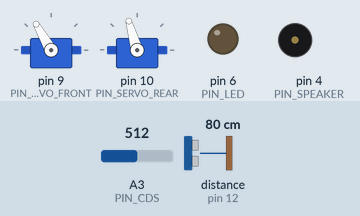
Simulated run of this sketch. Board: Arduino Uno, built with avr-gcc and run on an emulated ATmega328P. Shown: 2 × servo, output pins drawn as LEDs (lit = HIGH), buzzer (waves = sounding). Wiring (inferred from the names in the program): ultrasonic range finder: trigger pin 11; echo pin 12. The inputs (shaded band) are chosen by the test bench; at power-on: distance to the obstacle (sensor on pin 12) 80 cm, A3 (PIN_CDS) = 512. The echo pulse lasts 58.3 µs per cm; pins used as bus, display or sensor lines are not drawn.

Above: at 4.0 s.
4.1 s: distance to the obstacle (sensor on pin 12) set to 18 cm
At 4.8 s:
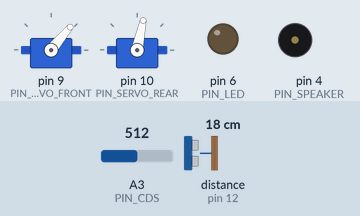
7.1 s: distance to the obstacle (sensor on pin 12) set to 14 cm
At 7.78 s:
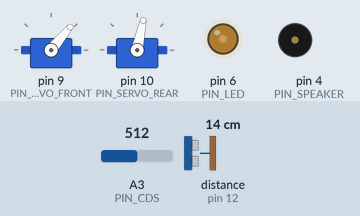
At 8.4 s:
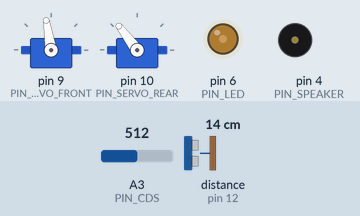
10.1 s: distance to the obstacle (sensor on pin 12) set to 2 cm
Timing chart, 0 to 65.6 s (numbered marks = the images above; inputs shaded):
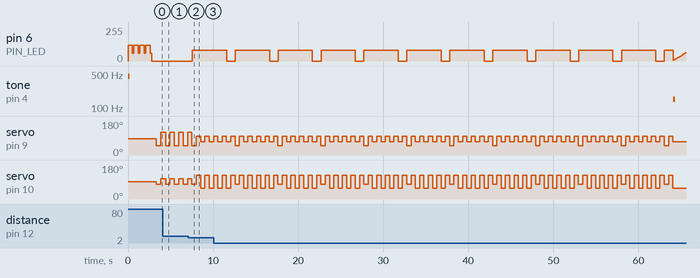

Measured:
- the behaviour switches between 16 and 15 cm on distance to the obstacle (sensor on pin 12) (found by bisection; images 1 and 2)
- after the input at 7.1 s, pin 6 (PIN_LED): 0/255 → 80/255 after 0.44 s
- by itself, pin 6 (PIN_LED): repeats every 0.70 s: 120/255 0.50 s, 60/255 0.20 s, until it stays 0/255 from 2.8 s
- by itself, servo on pin 9 (PIN_SERVO_FRONT): repeats every 5.0 s: 99° 0.50 s, 71° 0.50 s, 99° 0.51 s, 50° 0.51 s, 3 × (99° 0.50 s, 71° 0.50 s)
- by itself, servo on pin 10 (PIN_SERVO_REAR): repeats every 5.0 s: 127° 0.50 s, 57° 0.50 s, 127° 0.51 s, 78° 0.51 s, 3 × (127° 0.50 s, 57° 0.50 s)

The sketch:

littledog.ino
```cpp
// (licence header left out)
#define _NO_DEBUG_
#include <Servo.h>

// Adjust these to center your servos
#define LEG_FRONT_CENTER 85
#define LEG_REAR_CENTER 92
// Adjust this to define how far a full step swings the leg
#define GAIT_RANGE 70

const int LEGS_FRONT_LEFT_FULL = LEG_FRONT_CENTER - (GAIT_RANGE / 2);
const int LEGS_FRONT_RIGHT_FULL = LEG_FRONT_CENTER + (GAIT_RANGE / 2);

const int LEGS_REAR_LEFT_FULL = LEG_REAR_CENTER - (GAIT_RANGE / 2);
const int LEGS_REAR_RIGHT_FULL = LEG_REAR_CENTER + (GAIT_RANGE / 2);

const byte LEGS_FRONT_LEFT_PART = LEG_FRONT_CENTER - (GAIT_RANGE / 5);
const byte LEGS_FRONT_RIGHT_PART = LEG_FRONT_CENTER + (GAIT_RANGE / 5);

const byte LEGS_REAR_LEFT_PART = LEG_REAR_CENTER - (GAIT_RANGE / 5);
const byte LEGS_REAR_RIGHT_PART = LEG_REAR_CENTER + (GAIT_RANGE / 5);

Servo frontservo, backservo;

// Set this to control how long we roam after activity before going to sleep
#define WAKE_DURATION 61000
#define SLEEP_INTERVAL 100

#define SNORE_DURATION 250
#define SNORE_TONE 150

#define CHIRP_DURATION 200
#define CHIRP_TONE 450

#define BEEP_DURATION 300
#define BEEP_TONE 300

#define PING_SAMPLES 5
#define LIGHT_SAMPLES 5
#define PING_MAX_DISTANCE 100

// Define which pins each of our sensors and actuators are connected to
#define PIN_SERVO_FRONT 9
#define PIN_SERVO_REAR 10
#define PIN_LED 6
#define PIN_PING_TRIGGER 11
#define PIN_PING_ECHO 12
#define PIN_CDS A3
#define PIN_SPEAKER 4

#define DELAY_POST_STEP_MS 15
#define DELAY_PRE_STEP_MS 485

int sleeping_, led_shining_;

unsigned long int awake_until_;
unsigned long int led_shine_until_;


unsigned long int light_asof_, distance_asof_;

int led_level_;
bool led_pulsing_;
bool led_dir_;
#define LED_OFF 0
#define LED_MIN 5
#define LED_MAX 80
#define LED_STEP 4
#define LED_STEP_DURATION 80
#define LED_BLINK_DURATION 4000
unsigned long int led_step_at;

#define default_distance 100
int distance_, prev_distance_;

// {forward leg's servo's position, rear leg's servo's position, ...}
char no_steps[] = {};
char forwards_steps[] =   {
  LEGS_FRONT_LEFT_FULL, LEGS_REAR_LEFT_PART, LEGS_FRONT_RIGHT_FULL, LEGS_REAR_RIGHT_PART, LEGS_FRONT_LEFT_FULL, LEGS_REAR_LEFT_PART, LEGS_FRONT_RIGHT_FULL, LEGS_REAR_RIGHT_PART
};
char backwards_steps[] =  {
  LEGS_FRONT_RIGHT_PART, LEGS_REAR_RIGHT_FULL, LEGS_FRONT_LEFT_PART, LEGS_REAR_LEFT_FULL, LEGS_FRONT_RIGHT_PART, LEGS_REAR_RIGHT_FULL, LEGS_FRONT_LEFT_PART, LEGS_REAR_LEFT_FULL
};
char turn_fwd_steps[] =   {
  LEGS_FRONT_LEFT_FULL, LEGS_REAR_LEFT_PART, LEGS_FRONT_LEFT_FULL, LEGS_REAR_RIGHT_FULL, LEGS_FRONT_RIGHT_FULL, LEGS_REAR_RIGHT_PART, LEGS_FRONT_LEFT_PART, LEGS_REAR_RIGHT_PART
};
char *current_gait = no_steps;

int step_seq;
int steps_since_reversal, steps_since_forward, steps_since_turn;

int walking_direction_;
#define FORWARDS 0
#define BACKWARDS 1
#define TURNING 2

#define THRESHOLD_LIGHT_CHANGE 150

int light_, prev_light_;

#define THRESHOLD_DISTANCE_CHANGED 40
#define THRESHOLD_AVOIDANCE_CM  15
#define LIMIT_BACKWARDS 8
#define LIMIT_TURNING 8

void setSensorBaseLevels() {
  prev_light_ = light_ = getLightLevel();
  prev_distance_ = distance_ = getDistance();
}

void snore() {
  noTone(PIN_SPEAKER);
  tone(PIN_SPEAKER, SNORE_TONE, SNORE_DURATION);
}

void sleepUntilWoken() {
  setSensorBaseLevels();
  snore();
  startLedPulsing();
  sleeping_ = true;
  while (sleeping_) {
    delay(SLEEP_INTERVAL);
    periodicRefresh();
    if (activityDetected()) {
      wakeUp();
    }
  }
}

void setGoToSleepTime() {
  awake_until_ = millis() + WAKE_DURATION;
}

boolean isTimeToSleep() {
  return (awake_until_ != 0 && awake_until_ < millis());
}

void periodicRefresh() {
  refreshSensors();
  expireLed();
}

void wakeUp() {
  sleeping_ = false;
  chirp();
  blinkLed();
}

void refreshSensors() {
  prev_light_ = light_;
  light_ = getLightLevel();
  light_asof_ = millis();

  prev_distance_ = distance_;
  distance_ = getDistance();
  distance_asof_ = millis();
}

int getLightLevel() {
  int sum = 0, min = 9999, max = -1;
  for (int i = 0; i < LIGHT_SAMPLES; i++) {
    int sample = analogRead(PIN_CDS);
    if (sample < min) min = sample;
    if (sample > max) max = sample;
    sum += sample;
  }
  sum -= (min + max);
  return (sum / (LIGHT_SAMPLES - 2));
}

int getDistance() {
  int sum = 0, min = 9999, max = -1;
  for (int i = 0; i < PING_SAMPLES; i++) {
    int sample = getPing();
    if (sample < min) min = sample;
    if (sample > max) max = sample;
    sum += sample;
  }
  sum -= (min + max);
  return (sum / (PING_SAMPLES - 2));
}

boolean isLightLevelChanged() {
  boolean changed = abs(light_ - prev_light_) > THRESHOLD_LIGHT_CHANGE;
  #ifdef DEBUG_
  Serial.print("light: ");
  Serial.print(prev_light_);
  Serial.print(" --> ");
  Serial.print(light_);
  Serial.print(" ");
  Serial.print(abs(light_ - prev_light_));
  Serial.print(" == ");
  Serial.println(changed ? "***CHANGE***" : "");
  #endif
  return changed;
}

boolean isDistanceChanged() {
  return (abs(distance_ - prev_distance_) > THRESHOLD_DISTANCE_CHANGED);
}

boolean  activityDetected() {
  if (isLightLevelChanged()) {
    return true;
  }
  if (isDistanceChanged()) {
    return true;
  }
  return false;
}

int getPing() {
  digitalWrite(PIN_PING_TRIGGER, LOW);
  delayMicroseconds(2);
  digitalWrite(PIN_PING_TRIGGER, HIGH);
  delayMicroseconds(10);

  digitalWrite(PIN_PING_TRIGGER, LOW);

  int duration = pulseIn(PIN_PING_ECHO, HIGH);

  if (duration <= 0) {
     return 0;
  }
  //Calculate the distance (in cm) based on the speed of sound.
  float HR_dist = duration/58.2;
  #ifdef DEBUG_
  Serial.print("ping: ");
  Serial.println(HR_dist);
  #endif
  return min(HR_dist,PING_MAX_DISTANCE);
}

void startLedPulsing() {
  #ifdef DEBUG_
  Serial.println("LED pulsing ");
  #endif
  led_level_ = LED_MIN;
  led_dir_ = 1;
  led_step_at = 0;
  analogWrite(PIN_LED, led_level_);
  led_pulsing_ = true;
  led_shining_ = false;
}

void stopLedPulsing() {
  #ifdef DEBUG_
  Serial.println("LED stop pulsing ");
  #endif
  led_level_ = LED_OFF;
  analogWrite(PIN_LED, led_level_);
  led_pulsing_ = false;
}

void beep() {
  noTone(PIN_SPEAKER);
  tone(PIN_SPEAKER, BEEP_TONE, BEEP_DURATION);
  #ifdef DEBUG_
  Serial.println("beep");
  #endif
}


void chirp() {
  noTone(PIN_SPEAKER);
  tone(PIN_SPEAKER, CHIRP_TONE, CHIRP_DURATION);
  #ifdef DEBUG_
  Serial.println("beep");
  #endif
}

void blinkLed() {
  stopLedPulsing();
  analogWrite(PIN_LED, LED_MAX);
  #ifdef DEBUG_
  Serial.println("blink");
  #endif
  led_shining_ = 1;
  led_shine_until_ = millis() + LED_BLINK_DURATION;
}

void stopLedShining() {
  #ifdef DEBUG_
  Serial.println("LED stop shining ");
  #endif
  led_shine_until_ = 0;
  analogWrite(PIN_LED, LED_OFF);
  led_shining_ = 0;
}

void expireLed() {
  if (led_shining_) {
    if (led_shine_until_ > 0 && led_shine_until_ <  millis()) {
      stopLedShining();
    }
    return;
  }

  if (!led_pulsing_) {
    return;
  }

  if (millis() <= led_step_at) {
    return;
  }
  led_step_at = millis() + LED_STEP_DURATION;

  if (led_dir_) {
    if (led_level_ < LED_MAX) {
      led_level_ += LED_STEP;
    }
    else {
      led_dir_ = false;
    }
  }
  else {
    if (led_level_ > LED_MIN) {
      led_level_ -= LED_STEP;
    }
    else {
      led_dir_ = true;
    }
  }
  analogWrite(PIN_LED, led_level_);
}

void setup() {
  #ifdef DEBUG_
  Serial.begin(115200);
  Serial.println("setup");
  #endif
  pinMode(PIN_LED, OUTPUT);
  pinMode(PIN_PING_TRIGGER, OUTPUT);
  pinMode(PIN_SPEAKER, OUTPUT);
  pinMode(PIN_PING_ECHO, INPUT);
  pinMode(PIN_CDS, INPUT);
  chirp();
  for (int i = 0; i < 4; i++) {
    analogWrite(PIN_LED, 120);
    delay(500);
    analogWrite(PIN_LED, 60);
    delay(200);
  }
  frontservo.attach(PIN_SERVO_FRONT);
  backservo.attach(PIN_SERVO_REAR);
  frontservo.write(LEG_FRONT_CENTER);
  backservo.write(LEG_REAR_CENTER);

  walking_direction_ = FORWARDS;
  step_seq = 0;
  steps_since_reversal = 0;
  steps_since_forward = 0;
  steps_since_turn = 0;
  led_shining_ = false;
  startLedPulsing();
  #ifdef DEBUG_
  Serial.println("/setup");
  #endif
  setGoToSleepTime();
}
void loop() {
  if (isTimeToSleep()) {
    sleepUntilWoken();
    setGoToSleepTime();
  } else {
    roamUntilSleep();
  }
}

void roamUntilSleep() {
  stopLedPulsing();
  stopLedShining();
  while (!isTimeToSleep()) {
    periodicRefresh();
    takeNextStep();
  }
}

void takeNextStep() {
  delay(DELAY_PRE_STEP_MS);
  #ifdef DEBUG_
  Serial.print("walking direction ");
  Serial.println(walking_direction_);
  #endif

  // Handle walking while in a sequence
  switch (walking_direction_) {
    case FORWARDS:
      #ifdef DEBUG_
      Serial.println("walking fwd");
      #endif
      stopLedPulsing();
      stopLedShining();
      current_gait = forwards_steps;
      break;
    case BACKWARDS:
      #ifdef DEBUG_
      Serial.println("walking bwd");
      #endif
      current_gait = backwards_steps;
      break;
    case TURNING:
      #ifdef DEBUG_
      Serial.println("turning");
      #endif
      current_gait = turn_fwd_steps;
      break;
  }
  frontservo.write(current_gait[2 * step_seq]);
  backservo.write(current_gait[(2 * step_seq) + 1]);

  delay(DELAY_POST_STEP_MS);

  step_seq += 1;
  steps_since_reversal += 1;
  steps_since_forward += 1;
  steps_since_turn += 1;

  // There are only 4 steps in a sequence
  if (step_seq > 3) {
    step_seq = 0;
  }

  // If there's proximity and we're going forward, start backing up, turn off the LED
  if (walking_direction_ == FORWARDS && getDistance() <= THRESHOLD_AVOIDANCE_CM) {
    #ifdef DEBUG_
    Serial.println("backing up");
    #endif
    walking_direction_ = BACKWARDS;
    steps_since_reversal = 0;
    step_seq = 0;
    blinkLed();
    //beep();
  }

  // If we're going backwards, limit how long we back up and then blink the LED
  if (walking_direction_ == BACKWARDS && steps_since_reversal > LIMIT_BACKWARDS) {
    #ifdef DEBUG_
    Serial.println("Done backing up");
    #endif
    if (getDistance() >= THRESHOLD_AVOIDANCE_CM) {
      #ifdef DEBUG_
      Serial.println("Turning");
      #endif
      walking_direction_ = TURNING;
      steps_since_turn = 0;
      step_seq = 0;
    } else {
      #ifdef DEBUG_
      Serial.println("All clear, going fwd");
      #endif
      walking_direction_ = FORWARDS;
      steps_since_forward = 0;
      step_seq = 0;
    }
  }
  // If we're turning, limit how long we turn and then go forwards with the LED pulsing
  if ((walking_direction_ == TURNING)  && steps_since_turn > LIMIT_TURNING) {
    #ifdef DEBUG_
    Serial.println("Done turning");
    #endif
    walking_direction_ = FORWARDS;
    steps_since_forward = 0;
    step_seq = 0;
  }
}
```
